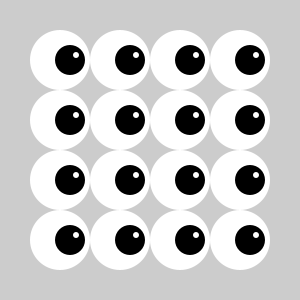
Frame 1 (no input)
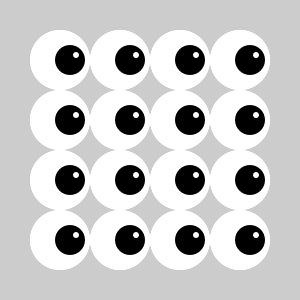
Frame 2 (the mouse pressed at the canvas centre, redrawn once)

The Processing sketch that drew these frames (run headless with seeded random() and noise(); the mouse was pressed at the canvas centre and the sketch redrawn once):

// Processing sketch: clase07e04
// ── clase07e04.pde
void setup() { 
  size(300, 300);
  pixelDensity(2);
  noStroke(); 
  smooth(); 
  noLoop();
}

void draw() { 
  for (int x=60; x<width; x+=60) {
    for (int y=60; y<height; y+=60) {
      eye(x, y);
    }
  }
}

void eye(int x, int y) {
  fill(255);
  ellipse(x, y, 60, 60);
  fill(0);
  ellipse(x+10, y, 30, 30);
  fill(255);
  ellipse(x+16, y-5, 6, 6);
}
